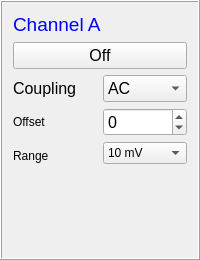
          <widget class="QFrame" name="frame_9">
           <property name="minimumSize">
            <size>
             <width>190</width>
             <height>260</height>
            </size>
           </property>
           <property name="frameShape">
            <enum>QFrame::Box</enum>
           </property>
           <property name="frameShadow">
            <enum>QFrame::Raised</enum>
           </property>
           <layout class="QGridLayout" name="gridLayout_5">
            <item row="1" column="0">
             <widget class="QPushButton" name="ChannelAButton">
              <property name="font">
               <font>
                <pointsize>12</pointsize>
                <weight>50</weight>
                <bold>false</bold>
               </font>
              </property>
              <property name="text">
               <string>Off</string>
              </property>
             </widget>
            </item>
            <item row="0" column="0">
             <widget class="QLabel" name="label_13">
              <property name="font">
               <font>
                <pointsize>12</pointsize>
                <weight>50</weight>
                <bold>false</bold>
               </font>
              </property>
              <property name="text">
               <string>&lt;html&gt;&lt;head/&gt;&lt;body&gt;&lt;p&gt;&lt;span style=&quot; font-size:14pt; color:#0000ff;&quot;&gt;Channel A&lt;/span&gt;&lt;/p&gt;&lt;/body&gt;&lt;/html&gt;</string>
              </property>
             </widget>
            </item>
            <item row="2" column="0">
             <layout class="QHBoxLayout" name="horizontalLayout">
              <property name="sizeConstraint">
               <enum>QLayout::SetMinimumSize</enum>
              </property>
              <property name="leftMargin">
               <number>0</number>
              </property>
              <item>
               <layout class="QVBoxLayout" name="verticalLayout_4">
                <item>
                 <widget class="QLabel" name="label_17">
                  <property name="minimumSize">
                   <size>
                    <width>65</width>
                    <height>20</height>
                   </size>
                  </property>
                  <property name="font">
                   <font>
                    <pointsize>12</pointsize>
                    <weight>50</weight>
                    <bold>false</bold>
                   </font>
                  </property>
                  <property name="toolTip">
                   <string>Time between two divisons</string>
                  </property>
                  <property name="text">
                   <string>&lt;html&gt;&lt;head/&gt;&lt;body&gt;&lt;p&gt;Coupling&lt;/p&gt;&lt;/body&gt;&lt;/html&gt;</string>
                  </property>
                 </widget>
                </item>
                <item>
                 <widget class="QLabel" name="label_18">
                  <property name="minimumSize">
                   <size>
                    <width>65</width>
                    <height>20</height>
                   </size>
                  </property>
                  <property name="toolTip">
                   <string>Time between two divisons</string>
                  </property>
                  <property name="text">
                   <string>&lt;html&gt;&lt;head/&gt;&lt;body&gt;&lt;p&gt;Offset&lt;/p&gt;&lt;/body&gt;&lt;/html&gt;</string>
                  </property>
                 </widget>
                </item>
                <item>
                 <widget class="QLabel" name="label_14">
                  <property name="text">
                   <string>Range</string>
                  </property>
                 </widget>
                </item>
               </layout>
              </item>
              <item>
               <layout class="QVBoxLayout" name="verticalLayout_11">
                <item>
                 <widget class="QComboBox" name="ChannelACouplingComboBox">
                  <property name="minimumSize">
                   <size>
                    <width>45</width>
                    <height>25</height>
                   </size>
                  </property>
                  <property name="font">
                   <font>
                    <pointsize>12</pointsize>
                    <weight>50</weight>
                    <bold>false</bold>
                   </font>
                  </property>
                  <item>
                   <property name="text">
                    <string>AC</string>
                   </property>
                  </item>
                  <item>
                   <property name="text">
                    <string>DC</string>
                   </property>
                  </item>
                 </widget>
                </item>
                <item>
                 <widget class="QSpinBox" name="ChannelAOffsetSpinBox">
                  <property name="minimumSize">
                   <size>
                    <width>45</width>
                    <height>0</height>
                   </size>
                  </property>
                  <property name="font">
                   <font>
                    <pointsize>12</pointsize>
                    <weight>50</weight>
                    <bold>false</bold>
                   </font>
                  </property>
                  <property name="toolTip">
                   <string>Time between two divisons</string>
                  </property>
                  <property name="minimum">
                   <number>-20000</number>
                  </property>
                  <property name="maximum">
                   <number>20000</number>
                  </property>
                  <property name="singleStep">
                   <number>100</number>
                  </property>
                 </widget>
                </item>
                <item>
                 <widget class="QComboBox" name="ChARangeBox">
                  <item>
                   <property name="text">
                    <string>10 mV</string>
                   </property>
                  </item>
                  <item>
                   <property name="text">
                    <string>20 mV</string>
                   </property>
                  </item>
                  <item>
                   <property name="text">
                    <string>50 mV</string>
                   </property>
                  </item>
                  <item>
                   <property name="text">
                    <string>100 mV</string>
                   </property>
                  </item>
                  <item>
                   <property name="text">
                    <string>200 mV</string>
                   </property>
                  </item>
                  <item>
                   <property name="text">
                    <string>500 mV</string>
                   </property>
                  </item>
                  <item>
                   <property name="text">
                    <string>1 V</string>
                   </property>
                  </item>
                  <item>
                   <property name="text">
                    <string>2 V</string>
                   </property>
                  </item>
                  <item>
                   <property name="text">
                    <string>5 V</string>
                   </property>
                  </item>
                  <item>
                   <property name="text">
                    <string>10 V</string>
                   </property>
                  </item>
                  <item>
                   <property name="text">
                    <string>20 V</string>
                   </property>
                  </item>
                  <item>
                   <property name="text">
                    <string>50 V</string>
                   </property>
                  </item>
                 </widget>
                </item>
                <item>
                 <widget class="QFrame" name="frame_4">
                  <property name="frameShape">
                   <enum>QFrame::StyledPanel</enum>
                  </property>
                  <property name="frameShadow">
                   <enum>QFrame::Raised</enum>
                  </property>
                 </widget>
                </item>
               </layout>
              </item>
             </layout>
            </item>
            <item row="3" column="0">
             <spacer name="verticalSpacer">
              <property name="orientation">
               <enum>Qt::Vertical</enum>
              </property>
              <property name="sizeHint" stdset="0">
               <size>
                <width>20</width>
                <height>40</height>
               </size>
              </property>
             </spacer>
            </item>
           </layout>
          </widget>
